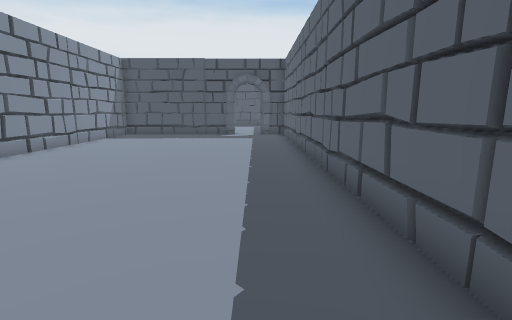
[1] (above)

17 first-person views from a walk through a 3-D level made in the Unity game engine. The camera is 1.4 m above the floor, tilts 10° down and sees 85° across. The floor is counted in squares, 1 m on a side. Each view is taken from the middle of a square. On the plan, view 1 faces up. The plan holds only what a view shows up to about 14 squares ahead; the rest is blank. The place goes on beyond the plan.

[2]
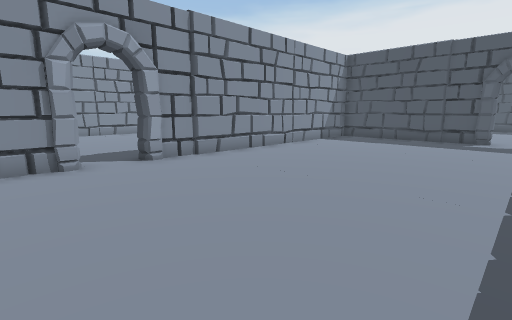

[3]
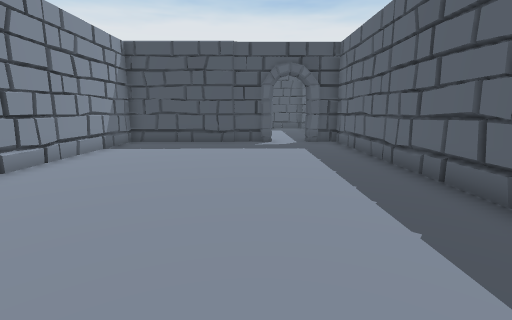

[4]
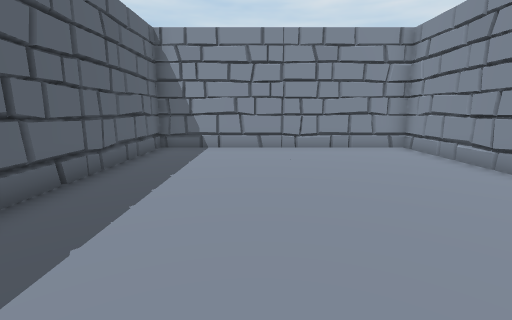

[5]
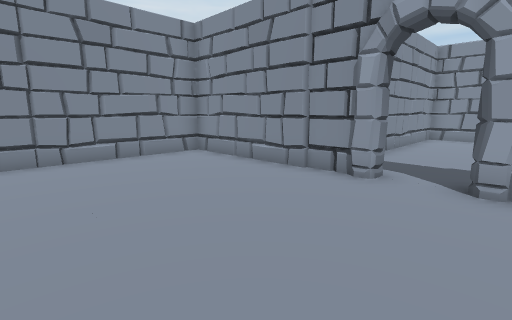

[6]
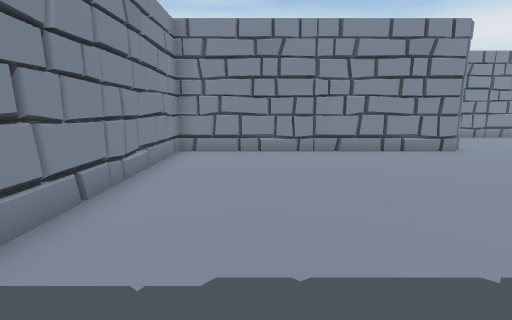

[7]
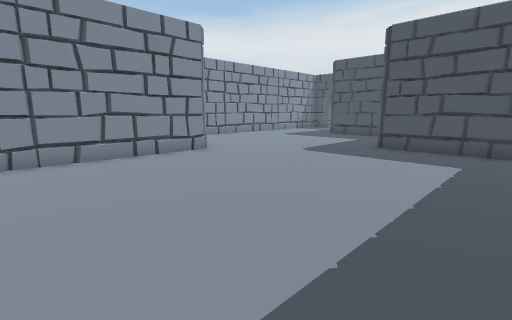

[8]
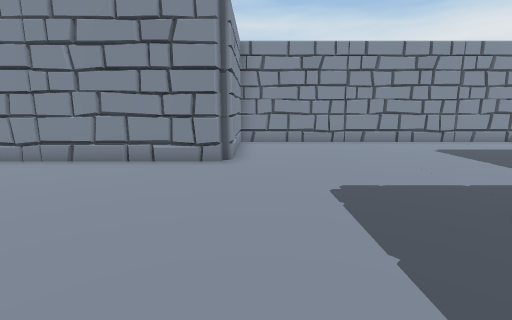

[9]
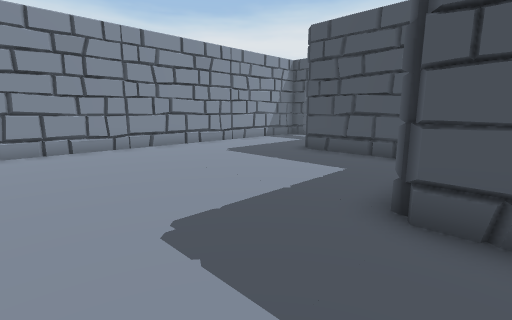

[10]
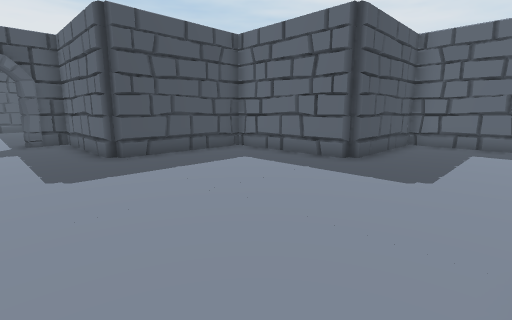

[11]
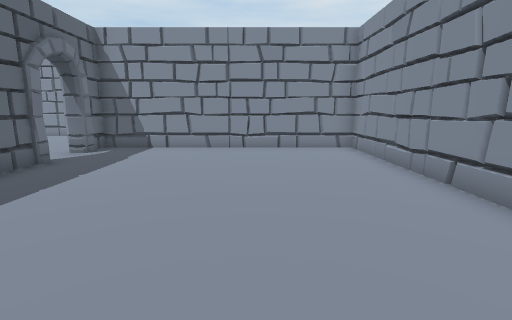

[12]
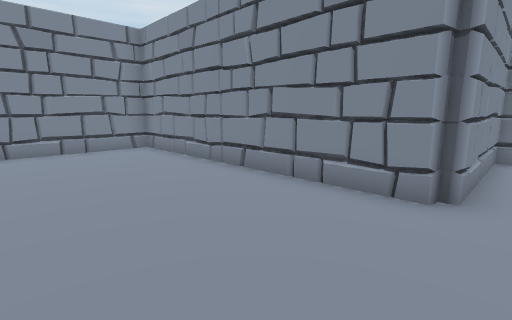

[13]
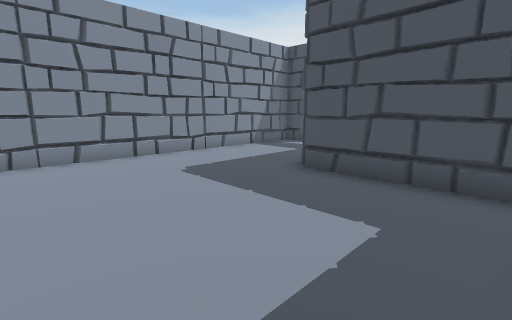

[14]
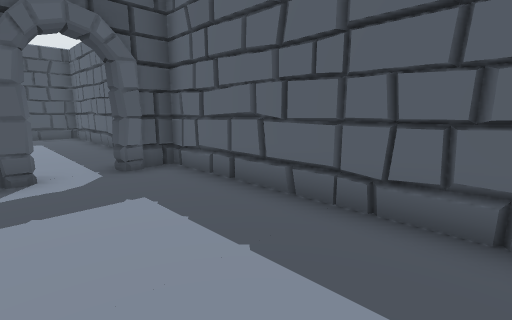

[15]
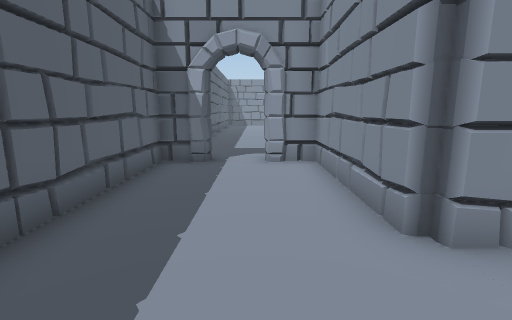

[16]
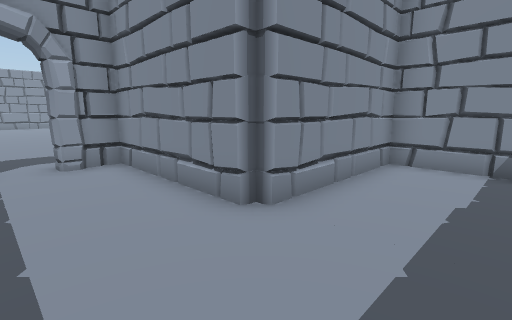

[17]
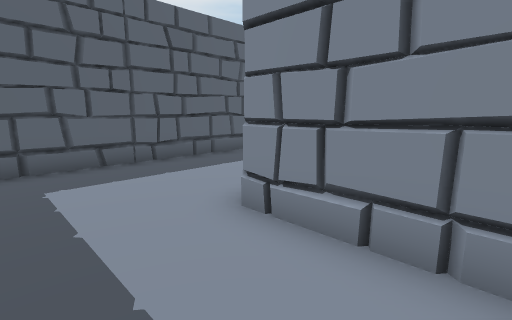

### Floor plan
Points are (right, up) in squares from view 1. A wall is a line through its corners. A room is listed if a view was taken in it or the views show most of it. See-through windows are left out.
Room 1 (views 1, 2, 3, 4, 5, 14)
walls: (-7.7, 3.8) (-7.7, -2.7) (1.7, -2.7) (1.7, 16.7) (0.3, 16.7) (0.3, 17.2); (-1.2, 16.7) (-7.7, 16.7) (-7.7, 5.4)
ways out: opening at (-8, 4.5) to room 2; opening at (-0.5, 17) to room 3
Room 2 (views 6, 7, 8, 9, 10, 11, 12, 13)
walls: (-17.7, 12) (-17.7, 2.3) (-8.3, 2.3) (-8.3, 3.1); (-12.9, 16.6) (-13.3, 17.1) (-13.3, 21.7) (-18, 21.7) (-18.3, 22.1) (-18.3, 25.5); (-12.9, 16.7) (-13.3, 17); (-8.3, 13.5) (-8.3, 16.7) (-13.2, 16.7); (-8.1, 15.6) (-8.6, 15.8); (-17.9, 21.7) (-18.3, 22); (-7.7, 5.4) (-8.3, 5.1) (-8.3, 6.9); (-8.3, 3.3) (-8.3, 3.7) (-7.7, 3.8); (-22.7, 25.5) (-22.7, 12.3) (-18, 12.3)
ways out: opening at (-8, 4.5) to room 1
Room 3 (views 15, 16, 17)
walls: (-2.7, 22) (-2.7, 17.2) (-1.3, 17.2); (0.3, 17.2) (1.7, 17.2) (1.7, 25.5); (-7.7, 24.7) (-7.7, 22.3) (-3, 22.3)
ways out: opening at (-0.5, 17) to room 1

Where each view was taken, in squares from view 1:
view 1: 0 up, 0 right, facing up
view 2: 2 up, 0 right, facing up-left
view 3: 4 up, 2 left, facing up
view 4: 8 up, 2 left, facing down
view 5: 6 up, 2 left, facing down-left
view 6: 5 up, 8 left, facing left
view 7: 6 up, 9 left, facing up-left
view 8: 13 up, 10 left, facing left
view 9: 13 up, 12 left, facing up-left
view 10: 13 up, 21 left, facing up-right
view 11: 13 up, 14 left, facing down
view 12: 13 up, 13 left, facing down-left
view 13: 16 up, 14 left, facing up-left
view 14: 10 up, 2 left, facing up-right
view 15: 25 up, 1 left, facing down
view 16: 25 up, 0 right, facing down-left
view 17: 25 up, 6 left, facing down-right
